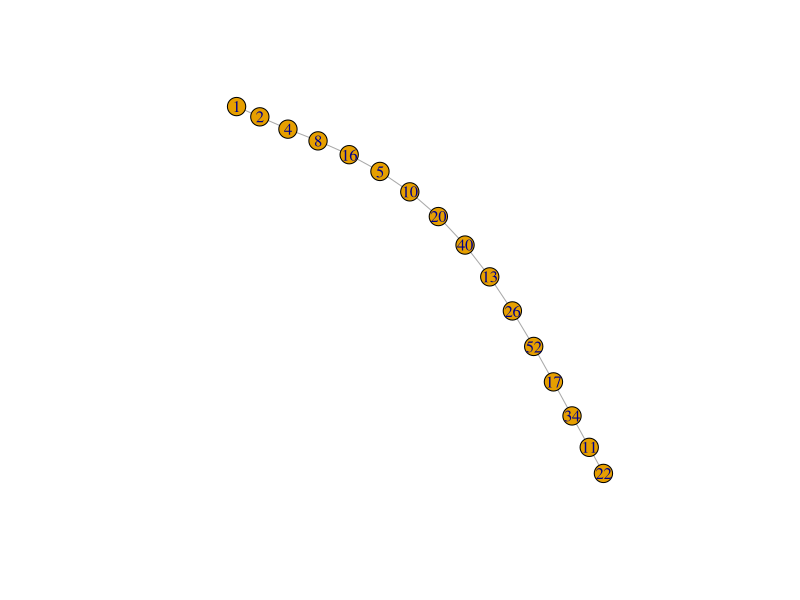
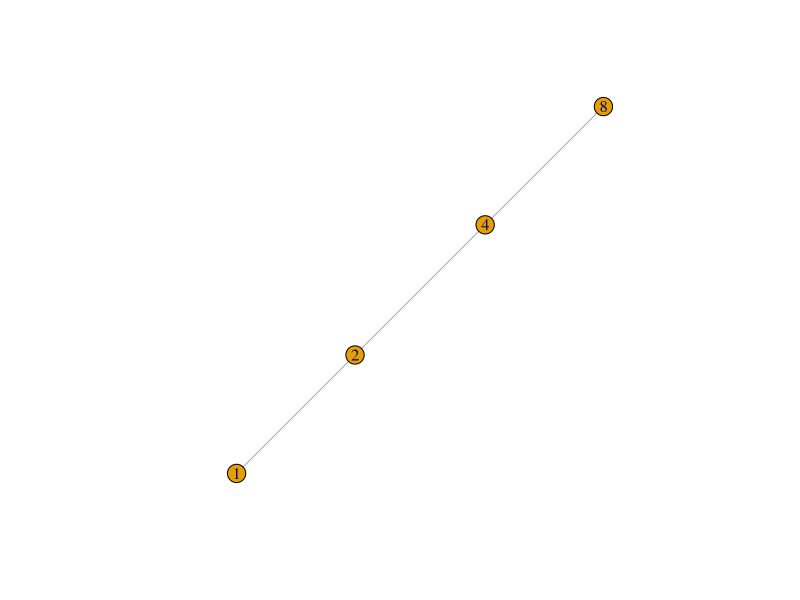
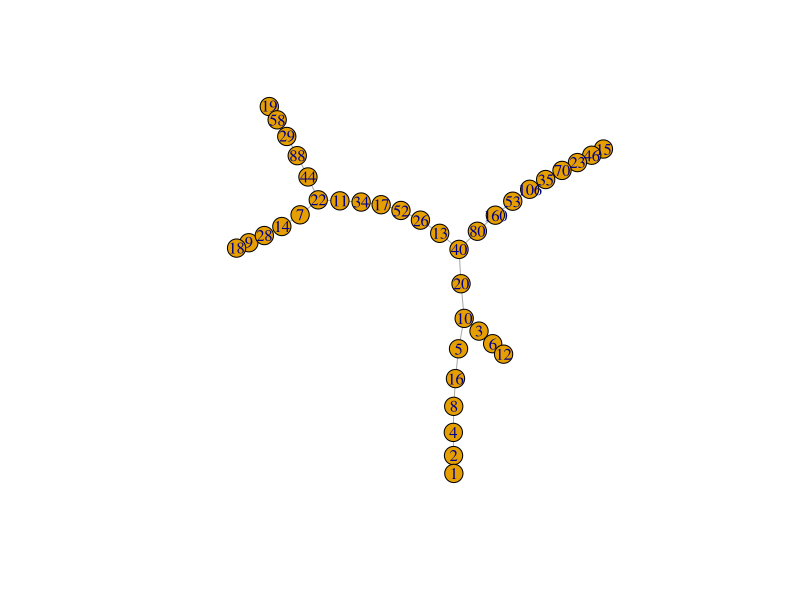

Generate these figures, in order, with R:
collatz<-function(n) {
    if( (n %% 2) == 0 ) {
        n<-n/2
    } else {
        n<-n*3+1
    }
    return(n)
}

n<-22

while(n!=1) {
    n<-collatz(n)
    print(n)
}

seqcollatz<-function(n) {
    vetor<-c(n)
    i<-1

    while(vetor[i]!=1) {
        vetor[i+1]<-collatz(vetor[i])
        i<-i+1
    }

    return(vetor)
}

seqcollatz(22)
seqcollatz(10)

library(igraph)

#######################################
n<-as.character(seqcollatz(22))
n

grafo<-graph.formula()

grafo<-add.vertices(grafo,length(n))
V(grafo)$name<-n

for(i in 1:c(length(n)-1)) {
    grafo[n[i],n[i+1]]<-TRUE
}

plot(grafo,vertex.size=10)
#########################################
n<-as.character(seqcollatz(8))
n

grafo<-graph.formula()

grafo<-add.vertices(grafo,length(n))
V(grafo)$name<-n

for(i in 1:c(length(n)-1)) {
    grafo[n[i],n[i+1]]<-TRUE
}

plot(grafo,vertex.size=10)



for(i in 2:20) {
    n<-as.character(seqcollatz(i))
    n

    logico<-!n%in%V(grafo)$name

    grafo<-add.vertices(grafo,length(n[logico]))
    V(grafo)$name[is.na(V(grafo)$name)]<-n[logico]

    for(i in 1:c(length(n)-1)) {
        grafo[n[i],n[i+1]]<-TRUE
    }
}

plot(grafo,vertex.size=10)






